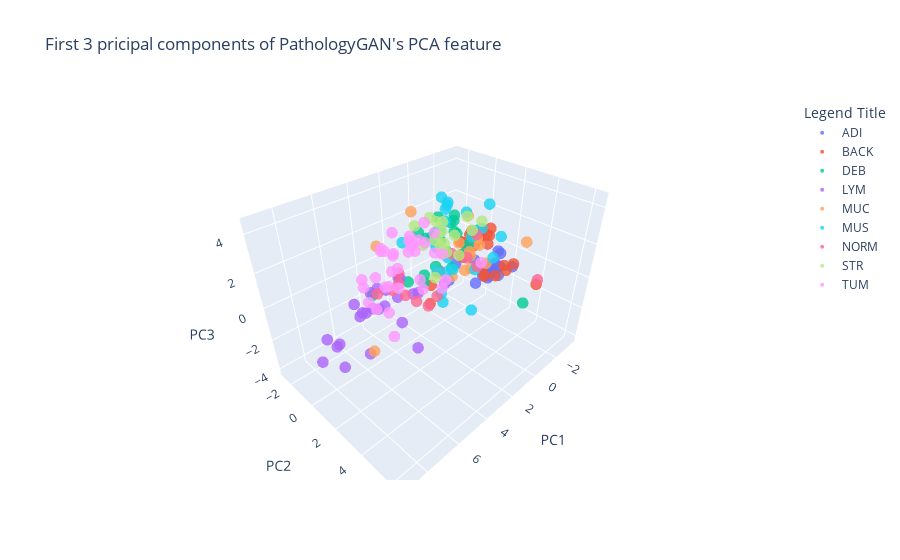

Here is the notebook cell this chart was saved with:
### Code cell
traces = []
for name in np.unique(labels):
    trace = go.Scatter3d(
        x=test_data[test_label==name,0],
        y=test_data[test_label==name,1],
        z=test_data[test_label==name,2],
        mode='markers',
        name=name,
        marker=go.scatter3d.Marker(
            size=4,
            opacity=0.8
        )

    )
    traces.append(trace)


data = go.Data(traces)
layout = go.Layout(
            showlegend=True,
    scene=go.Scene(
                xaxis=go.layout.scene.XAxis(title='PC1'),
                yaxis=go.layout.scene.YAxis(title='PC2'),
                zaxis=go.layout.scene.ZAxis(title='PC3')
                )
)
fig = go.Figure(data=data, layout=layout)
fig.update_layout(
    title="First 3 pricipal components of PathologyGAN's PCA feature",
    legend_title="Legend Title",
)

fig.show()
